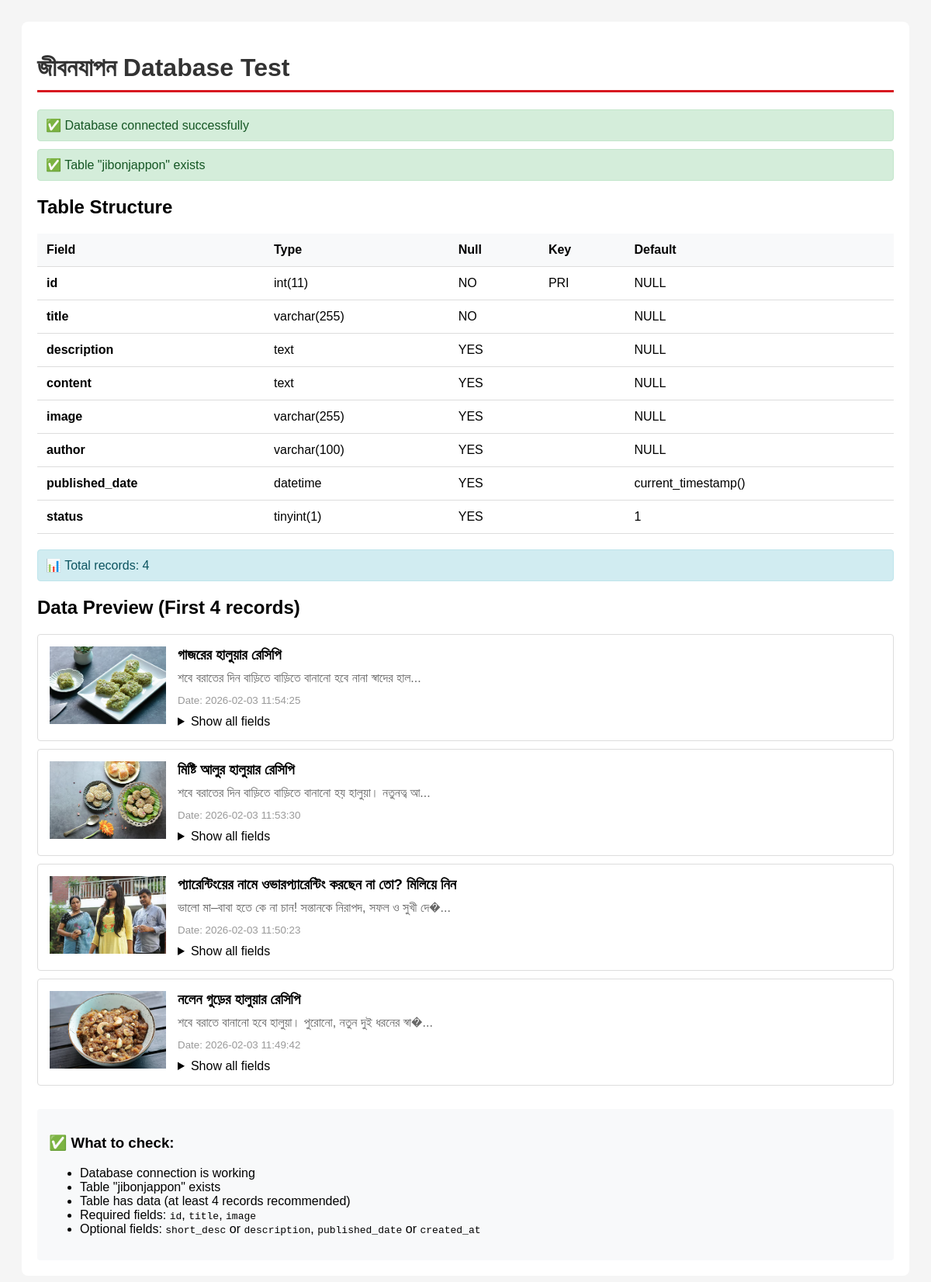
/test_jibonjappon.php, run on the app's committed database.
### tables this page shows
CREATE TABLE IF NOT EXISTS `jibonjappon` (
  `id` int NOT NULL AUTO_INCREMENT,
  `title` varchar(255) NOT NULL,
  `description` text,
  `content` text,
  `image` varchar(255) DEFAULT NULL,
  `author` varchar(100) DEFAULT NULL,
  `published_date` datetime DEFAULT CURRENT_TIMESTAMP,
  `status` tinyint(1) DEFAULT '1',
  PRIMARY KEY (`id`)
);

### test_jibonjappon.php (the view, shortened to what this page needs)
<!DOCTYPE html>
<html lang="bn">
<head>
</head>
<body>
    <div class="container">
        <h1>জীবনযাপন Database Test</h1>
        <?php
        include "config/db.php";
        echo '<div class="status success">✅ Database connected successfully</div>';
        echo '<div class="status success">✅ Table "jibonjappon" exists</div>';
        echo '<h2>Table Structure</h2>';
        $structure = mysqli_query($conn, "DESCRIBE jibonjappon");
        if ($structure) {
            echo '<table>';
            echo '<tr><th>Field</th><th>Type</th><th>Null</th><th>Key</th><th>Default</th></tr>';
            while ($row = mysqli_fetch_assoc($structure)) {
                echo '<tr>';
                echo '<td><strong>' . $row['Field'] . '</strong></td>';
                echo '<td>' . $row['Type'] . '</td>';
                echo '<td>' . $row['Null'] . '</td>';
                echo '<td>' . $row['Key'] . '</td>';
                echo '<td>' . ($row['Default'] ?? 'NULL') . '</td>';
                echo '</tr>';
            }
            echo '</table>';
        }
        $count_result = mysqli_query($conn, "SELECT COUNT(*) as total FROM jibonjappon");
        $count = mysqli_fetch_assoc($count_result)['total'];
        echo '<div class="status info">📊 Total records: ' . $count . '</div>';
        if ($count == 0) {
            echo '<div class="status error">⚠️ No data in jibonjappon table! Please add some records.</div>';
        } else {
            echo '<h2>Data Preview (First 4 records)</h2>';
            $data = mysqli_query($conn, "SELECT * FROM jibonjappon ORDER BY id DESC LIMIT 4");
            if ($data && mysqli_num_rows($data) > 0) {
                while ($row = mysqli_fetch_assoc($data)) {
                    echo '<div class="card">';
                    echo '<div class="card-row">';
                    echo '<div>';
                    if (!empty($row['image'])) {
                        echo '<img src="' . htmlspecialchars($row['image']) . '" class="card-img" alt="Image">';
                    } else {
                        echo '<div class="card-img" style="background: #ddd; display: flex; align-items: center; justify-content: center;">No Image</div>';
                    }
                    echo '</div>';
                    echo '<div class="card-content">';
                    echo '<h3 style="margin: 0 0 10px 0;">' . htmlspecialchars($row['title'] ?? 'No title') . '</h3>';
                    $desc = $row['short_desc'] ?? $row['description'] ?? 'No description';
                    echo '<p style="color: #666; margin: 0 0 10px 0;">' . htmlspecialchars(substr($desc, 0, 150)) . '...</p>';
                    $date = $row['published_date'] ?? $row['created_at'] ?? 'No date';
                    echo '<small style="color: #999;">Date: ' . $date . '</small>';
                    echo '<details style="margin-top: 10px;"><summary>Show all fields</summary>';
                    echo '<pre style="background: #f8f9fa; padding: 10px; border-radius: 4px; overflow-x: auto;">';
                    print_r($row);
                    echo '</pre></details>';
                    echo '</div>';
                    echo '</div>';
                    echo '</div>';
                }
            }
        }
        ?>
        <div style="margin-top: 30px; padding: 15px; background: #f8f9fa; border-radius: 4px;">
            <h3>✅ What to check:</h3>
            <ul>
                <li>Database connection is working</li>
                <li>Table "jibonjappon" exists</li>
                <li>Table has data (at least 4 records recommended)</li>
                <li>Required fields: <code>id</code>, <code>title</code>, <code>image</code></li>
                <li>Optional fields: <code>short_desc</code> or <code>description</code>, <code>published_date</code> or <code>created_at</code></li>
            </ul>
        </div>
    </div>
</body>
</html>

### test_jibonjappon.php (style rules this page uses)
body { font-family: Arial, sans-serif; padding: 20px; background: #f5f5f5; }
.container { max-width: 1200px; margin: 0 auto; background: white; padding: 20px; border-radius: 8px; }
h1 { color: #333; border-bottom: 3px solid #d71920; padding-bottom: 10px; }
.status { padding: 10px; margin: 10px 0; border-radius: 4px; }
.success { background: #d4edda; color: #155724; border: 1px solid #c3e6cb; }
.info { background: #d1ecf1; color: #0c5460; border: 1px solid #bee5eb; }
table { width: 100%; border-collapse: collapse; margin: 20px 0; }
th, td { padding: 12px; text-align: left; border-bottom: 1px solid #ddd; }
th { background: #f8f9fa; font-weight: bold; }
.card { border: 1px solid #ddd; padding: 15px; margin: 10px 0; border-radius: 4px; }
.card-row { display: flex; gap: 15px; align-items: flex-start; }
.card-img { width: 150px; height: 100px; object-fit: cover; }
.card-content { flex: 1; }

### data on the page
jibonjappon: image (picture), title "গাজরের হালুয়ার রেসিপি", description "শবে বরাতের দিন বাড়িতে বাড়িতে বানানো হবে নানা স্বাদের হাল", published_date "2026-02-03 11:54:25"
jibonjappon: image (picture), title "মিষ্টি আলুর হালুয়ার রেসিপি", description "শবে বরাতের দিন বাড়িতে বাড়িতে বানানো হয় হালুয়া। নতুনত্ব আ", published_date "2026-02-03 11:53:30"
jibonjappon: image (picture), title "প্যারেন্টিংয়ের নামে ওভারপ্যারেন্টিং করছেন না তো? মিলিয়ে নিন", description "ভালো মা–বাবা হতে কে না চান! সন্তানকে নিরাপদ, সফল ও সুখী দে�", published_date "2026-02-03 11:50:23"
jibonjappon: image (picture), title "নলেন গুড়ের হালুয়ার রেসিপি", description "শবে বরাতে বানানো হবে হালুয়া। পুরোনো, নতুন দুই ধরনের স্বা�", published_date "2026-02-03 11:49:42"

### other printed values
$row['Field'] "id"
$row['Type'] "int(11)"
$row['Null'] "NO"
$row['Key'] "PRI"
$row['Default'] "NULL"
$row['Field'] "title"
$row['Type'] "varchar(255)"
$row['Field'] "description"
$row['Type'] "text"
$row['Null'] "YES"
$row['Field'] "content"
$row['Field'] "image"
$row['Field'] "author"
$row['Type'] "varchar(100)"
$row['Field'] "published_date"
